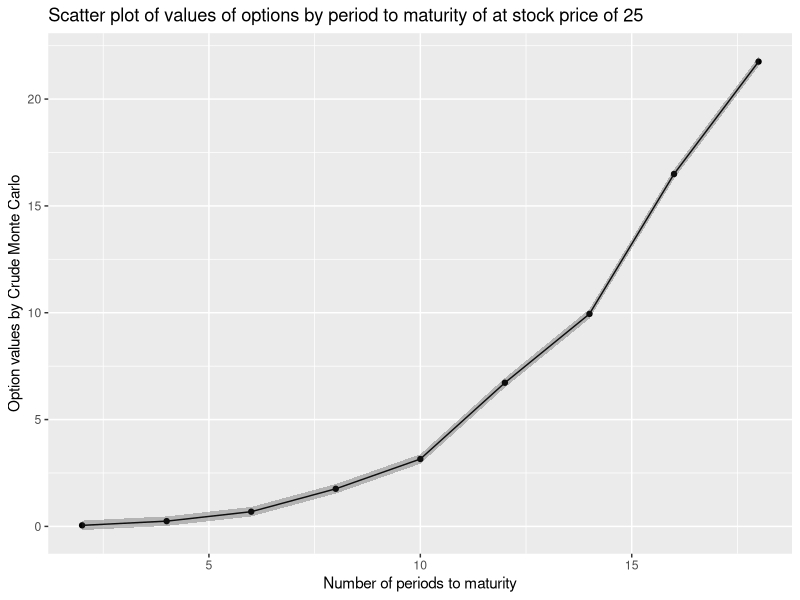
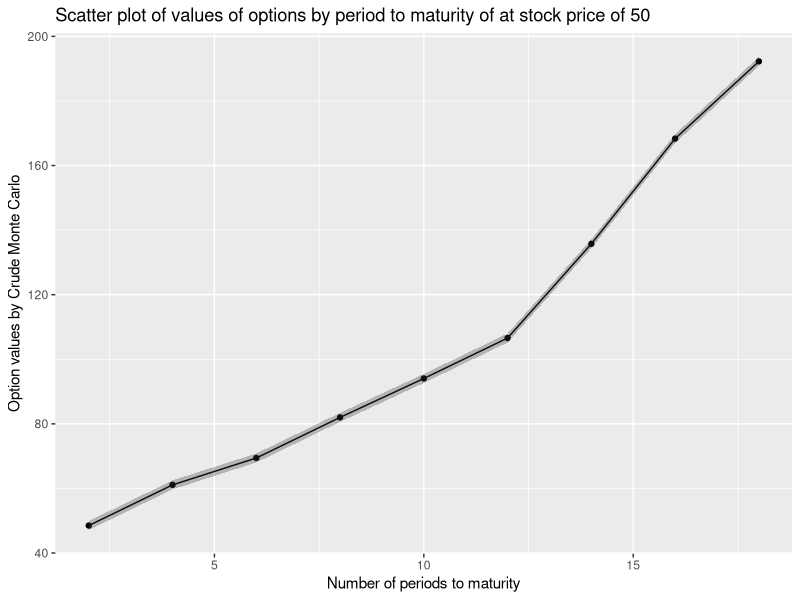
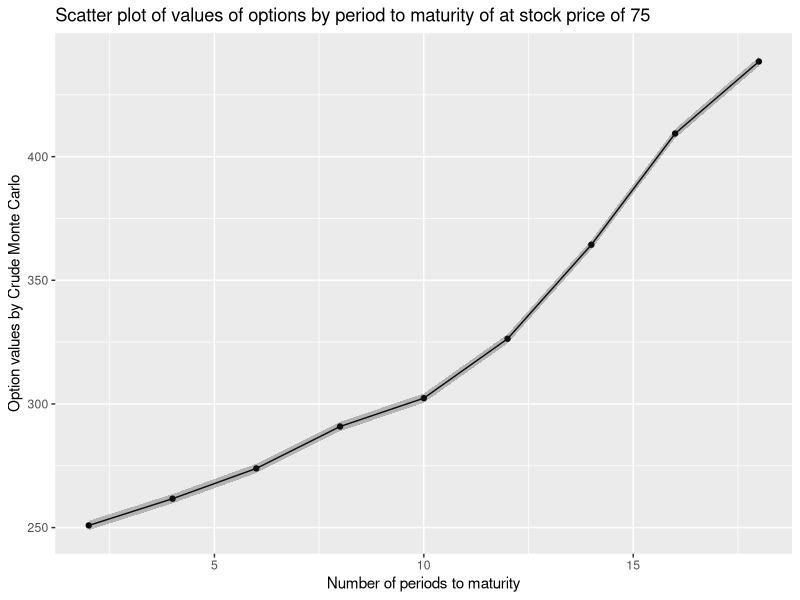
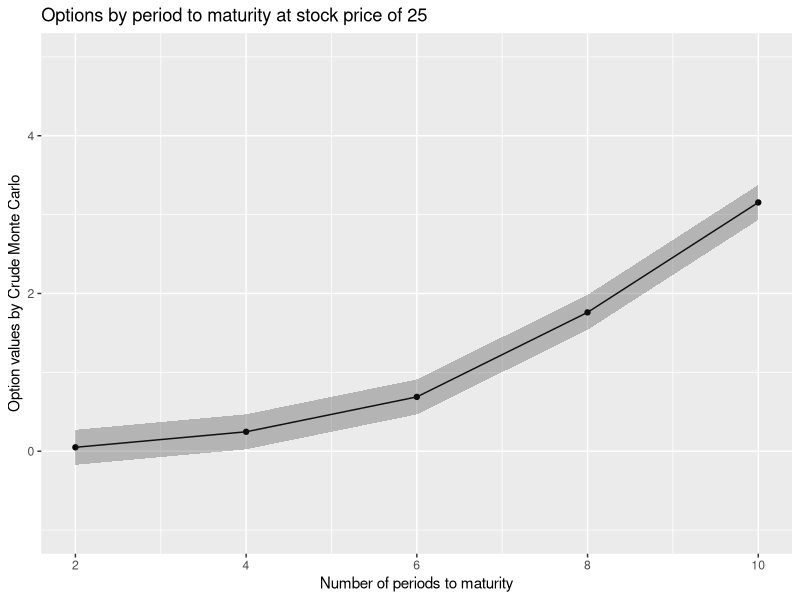
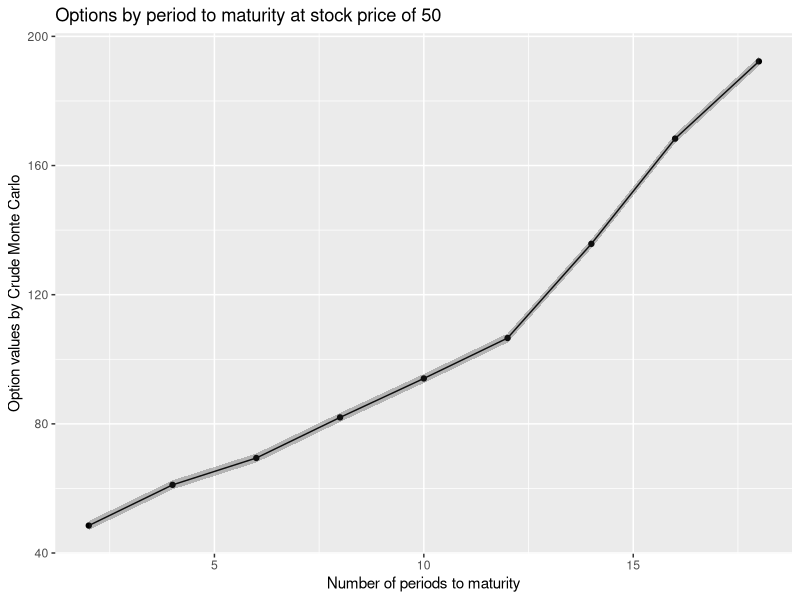
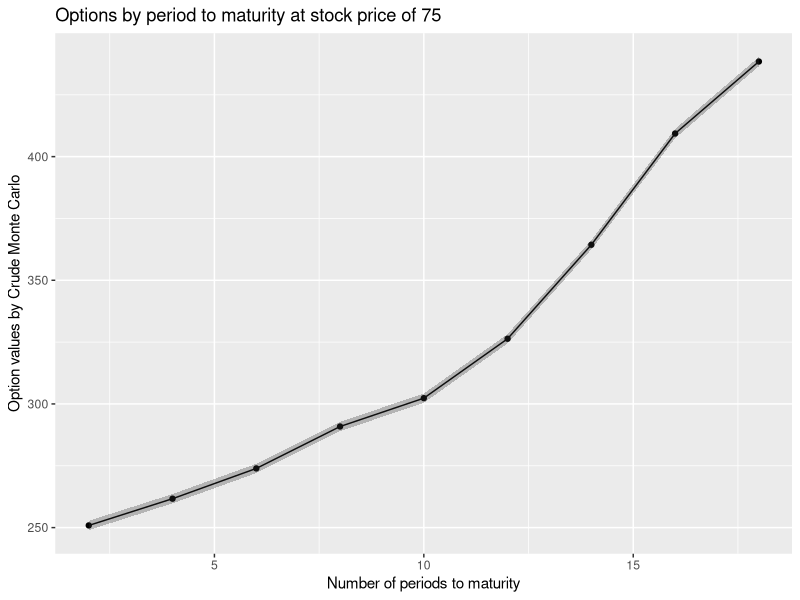

The R script that drew these images, in order:
## ---- chunk 1
set.seed(400)
library(tidyr)
library(tidyverse)
library(rmarkdown)
library(ggplot2)
library(dbplyr)
## ---- chunk 2
trials = 5000
periods_to_maturity = c(2,4,6,8,10,12,14,16,18,20)
stock_prices = c(25, 50, 75)
stockExerciseRatio = c(0.5, 1, 1.25)
E = 50
r = 0.015
sigma_squared = 0.025 
dividend = 0.25

#chosen from October 2021, but others can be chosen to try to match historical data
yield_points = c(.06, 0.07, 0.085, 0.095, .1, .11, 0.12, 0.14, .16,.36)
inflation_rate = 0.069

#rate to be used to evaluate the present day value of an investment
risk_free_rate = function(inflation_rate, period_to_maturity){
  quarters = c(2,4,6,8,10,12,14,16,18,20)
  interpolate_yield_curve = approxfun(x = quarters, y = yield_points)
  return(inflation_rate - interpolate_yield_curve(period_to_maturity))
}


# an individual evaluation of a trial for a single option valuation problem
generate_option_val = function(stock_price, r, period_to_maturity, sigma){
  x_tilda = rnorm(periods_to_maturity, mean = 0, sd = 1)
  for (i in 1:period_to_maturity){
    new_q_price = stock_price * exp((r - (sigma^2)/2) + sigma * x_tilda[i])
    #case where trial needs to be restarted from price at quarter t rather than quarter 1(see p. 329 of Boyle(1977))
    if (new_q_price -  dividend <= 0){
      stock_price = generate_stock_price(stock_price, r, period_to_maturity - i + 1, sigma)
      break 
    }
    #case where we need to pay out dividends to evaluate new stock price
    else{
      stock_price = new_q_price - dividend
    }
  }
  future_option_value = max(c(stock_price - E, 0))
  return(future_option_value - risk_free_rate(inflation_rate,period_to_maturity)*future_option_value)
}

#simulation looking at the case of 2 quarters to maturity and a stock price of 25 matching
option_vals = rep(NA, trials)
for (i in 1:trials){
  option_vals[i] = generate_option_val(stock_prices[1], r, periods_to_maturity[1], sqrt(sigma_squared))
}
print(paste("option value: ",mean(option_vals)))
print(paste("se of estimate: ",sd(option_vals)/(sqrt(trials))))
## ---- chunk 3
trials = 5000
periods_to_maturity = c(2,3,4,5,6,8,10,12,14,16)
stock_prices = c(225, 450, 675)
stockExerciseRatio = c(0.5, 1, 1.25)
E = 450
r = 0.015
sigma = 0.025 
dividend = 1.4281

#chosen from October 2021, but others can be chosen to try to match historical data
yield_points = c(.09,.1,.11,.16,.36)
inflation_rate = 0.062

#rate to be used to evaluate the present day value of an investment
risk_free_rate = function(inflation_rate, periods_to_maturity){
  quarters = c(2,4,8,12,20)
  interpolate_yield_curve = approxfun(x = quarters, y = yield_points)
  return(inflation_rate - interpolate_yield_curve(periods_to_maturity))
}


# an individual evaluation of a trial for a single option valuation problem
generate_option_val = function(stock_price, r, periods_to_maturity, sigma){
  x_tilda = rnorm(periods_to_maturity, mean = 0, sd = 1)
  for (i in 1:periods_to_maturity){
    new_q_price = stock_price * exp((r - (sigma^2)/2) + sigma * x_tilda[i])
    #case where trial needs to be restarted from price at quarter t rather than quarter 1(see p. 329 of Boyle(1977))
    if (new_q_price -  dividend <= 0){
      stock_price = generate_stock_price(stock_price, r, periods_to_maturity - i + 1, sigma)
      break 
    }
    #case where we need to pay out dividends to evaluate new stock price
    else{
      stock_price = new_q_price - dividend
    }
  }
  future_option_value = max(c(stock_price - E, 0))
  return(future_option_value - risk_free_rate(inflation_rate,periods_to_maturity)*future_option_value)
}

#simulation looking at the case of 2 quarters to maturity and a stock price of 25 matching
option_vals = rep(NA, trials)
newmean = c()
newsd = c()
option_mean_25 = c()
option_sd_25 = c()

## need this to make variable option_vals again but empty so numbers dont add to each other
option_vals = rep(NA, trials)

for (l in 1:9){
  for (i in 1:trials){
    option_vals[i] = generate_option_val(stock_prices[1], r, periods_to_maturity[l],sqrt(sigma))
  }
  option_mean_25 = append(option_mean_25,mean(option_vals))
  newsd = sd(option_vals)/(sqrt(trials))
  option_sd_25 = append(option_sd_25,newsd)
}

## now this is for stock prices at 50

option_vals = rep(NA, trials)
newmean = c()
newsd = c()
option_mean_50 = c()
option_sd_50 = c()
for (l in 1:9){
  for (i in 1:trials){
    option_vals[i] = generate_option_val(stock_prices[2], r, periods_to_maturity[l],sqrt(sigma))
  }
  option_mean_50 = append(option_mean_50,mean(option_vals))
  newsd = sd(option_vals)/(sqrt(trials))
  option_sd_50 = append(option_sd_50,newsd)
}

## now this is for stock prices at 75

option_vals = rep(NA, trials)
newmean = c()
newsd = c()
option_mean_75 = c()
option_sd_75 = c()
for (l in 1:9){
  for (i in 1:trials){
    option_vals[i] = generate_option_val(stock_prices[3], r, periods_to_maturity[l],sqrt(sigma))
  }
  option_mean_75 = append(option_mean_75,mean(option_vals))
  newsd = sd(option_vals)/(sqrt(trials))
  option_sd_75 = append(option_sd_75,newsd)
}

periods_to_maturity =c(2,4,6,8,10,12,14,16,18)

df_25 <- data.frame(Periods_til_maturity = periods_to_maturity, Option_values=option_mean_25, Standard_deviation=option_sd_25, lower_95_CI = option_mean_25 - 2*sd(option_mean_25)/sqrt(trials), upper_95_CI = option_mean_25 + 2*sd(option_mean_25)/sqrt(trials))
df_25 = round(df_25, 4)
df_25

df_50 <- data.frame(Periods_til_maturity = periods_to_maturity, Option_values=option_mean_50, Standard_deviation=option_sd_50, lower_95_CI = option_mean_50 - 2*sd(option_mean_50)/sqrt(trials), upper_95_CI = option_mean_50 + 2*sd(option_mean_50)/sqrt(trials))
df_50 = round(df_50, 4)
df_50

df_75 <- data.frame(Periods_til_maturity = periods_to_maturity, Option_values=option_mean_75,Standard_deviation=option_sd_75, lower_95_CI = option_mean_75 - 2*sd(option_mean_75)/sqrt(trials), upper_95_CI = option_mean_75 + 2*sd(option_mean_75)/sqrt(trials))
df_75 = round(df_75, 4)
df_75

ggplot(df_25, aes(x=Periods_til_maturity, y=Option_values)) + 
  geom_point()+ geom_line()+
  geom_ribbon(aes(ymin = lower_95_CI, ymax = upper_95_CI), alpha = 0.3) + 
  xlab("Number of periods to maturity")+ ylab("Option values by Crude Monte Carlo")+
  ggtitle("Scatter plot of values of options by period to maturity of at stock price of 25")

ggplot(df_50, aes(x=Periods_til_maturity, y=Option_values)) + 
  geom_point() + geom_line()+
  geom_ribbon(aes(ymin = lower_95_CI, ymax = upper_95_CI), alpha = 0.3) + 
  xlab("Number of periods to maturity")+
  ylab("Option values by Crude Monte Carlo")+
  ggtitle("Scatter plot of values of options by period to maturity of at stock price of 50")

ggplot(df_75, aes(x=Periods_til_maturity, y=Option_values)) + 
  geom_point() + geom_line() +
  geom_ribbon(aes(ymin = lower_95_CI, ymax = upper_95_CI), alpha = 0.3) + 
  xlab("Number of periods to maturity")+ ylab("Option values by Crude Monte Carlo") +
  ggtitle("Scatter plot of values of options by period to maturity of at stock price of 75")

## ---- chunk 4
ggplot(df_25, aes(x=Periods_til_maturity, y=Option_values)) + 
  geom_point()+ geom_line()+
  geom_ribbon(aes(ymin = lower_95_CI, ymax = upper_95_CI), alpha = 0.3) + 
  xlab("Number of periods to maturity")+ ylab("Option values by Crude Monte Carlo")+
  ggtitle("Options by period to maturity at stock price of 25") +
  xlim(2, 10) + ylim(-1, 5)

ggplot(df_50, aes(x=Periods_til_maturity, y=Option_values)) + 
  geom_point() + geom_line()+
  geom_ribbon(aes(ymin = lower_95_CI, ymax = upper_95_CI), alpha = 0.3) + 
  xlab("Number of periods to maturity")+
  ylab("Option values by Crude Monte Carlo")+
  ggtitle("Options by period to maturity at stock price of 50")

ggplot(df_75, aes(x=Periods_til_maturity, y=Option_values)) + 
  geom_point() + geom_line() +
  geom_ribbon(aes(ymin = lower_95_CI, ymax = upper_95_CI), alpha = 0.3) + 
  xlab("Number of periods to maturity")+ ylab("Option values by Crude Monte Carlo") +
  ggtitle("Options by period to maturity at stock price of 75")
